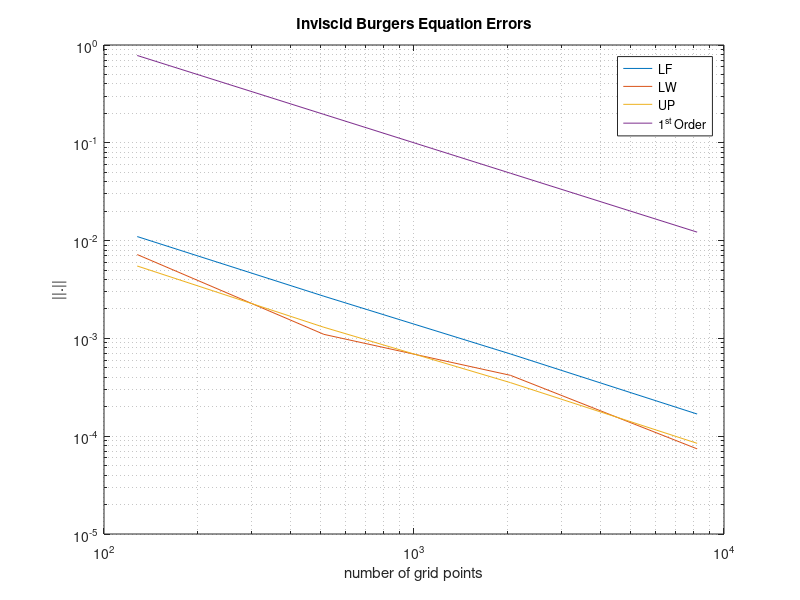

MATLAB code to generate this figure:
close all
loglog([128 512 2048 8192],[0.0110  0.0027 6.9318e-04 1.6856e-04])
hold on
loglog([128 512 2048 8192],[0.0072 0.0011 4.1909e-04 7.4202e-05])
loglog([128 512 2048 8192],[0.0055 0.0013 3.5274e-04 8.4549e-05])
%loglog([1000 2000 4000 8000],[3.06470e-01 1.94113e-01 1.12615e-01 6.13476e-02])
loglog([128 512 2048 8192],1e2*[1/128 1/512 1/2048 1/8192])
%loglog([1000 2000 4000 8000],1e3*[1/1000^2 1/2000^2 1/4000^2 1/8000^2])

legend 'LF' 'LW' 'UP' '1^{st} Order' 
xlabel 'number of grid points'
ylabel '||.||'
title 'Inviscid Burgers Equation Errors'
grid minor

